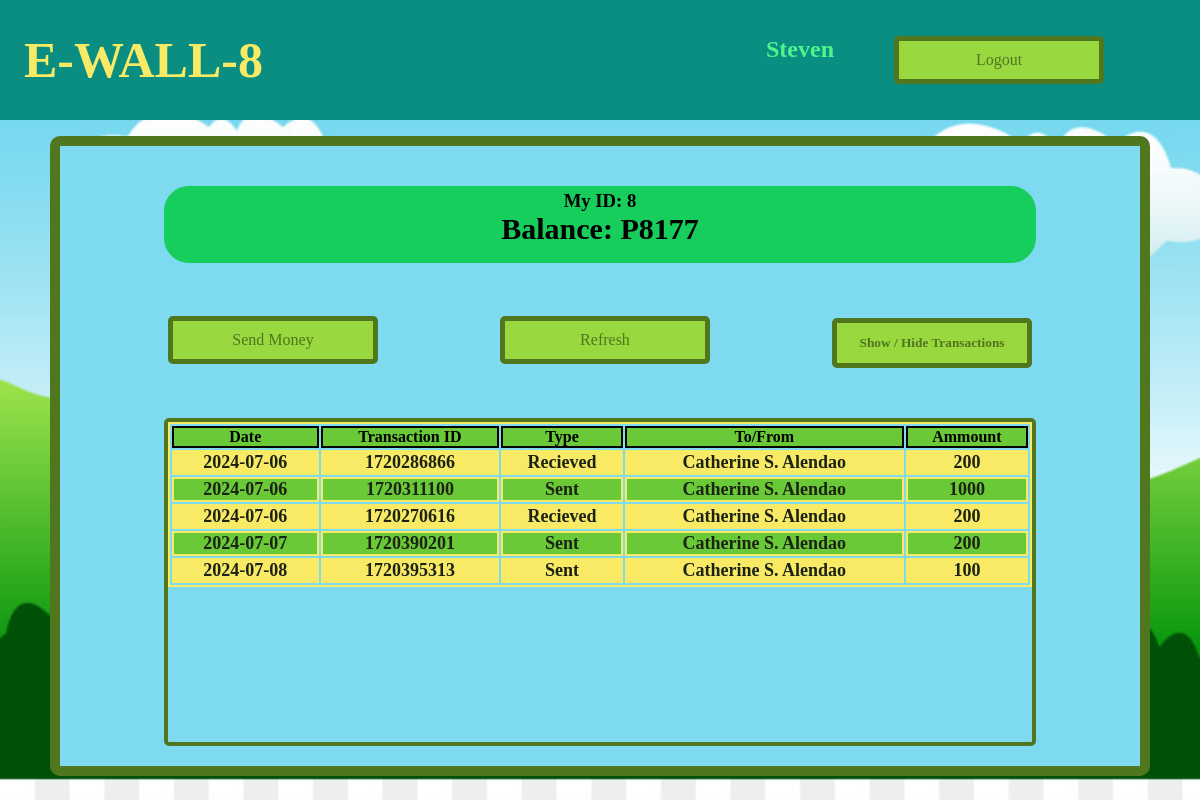
The app's page /view/home.php?user=steve (signed in) with its own data.
### tables this page shows
CREATE TABLE `transactions` (
  `ID` int(11) NOT NULL,
  `recieverID` int(11) DEFAULT NULL,
  `senderID` int(11) DEFAULT NULL,
  `type` varchar(255) DEFAULT NULL,
  `receiverFullName` varchar(255) DEFAULT NULL,
  `senderFullName` varchar(255) DEFAULT NULL,
  `Date` date DEFAULT NULL,
  `Ammount` float DEFAULT NULL,
  `transactionID` int(11) DEFAULT NULL
);

### view/home.php (the view, shortened to what this page needs)
<html lang="en">
<head>
</head>
<body>
    <header>
        <div>
        <h1>E-WALL-8</h1>
    </div>
        <div>
            <?php
            echo "<h2>" . $_SESSION['Fname'] . "</h2>";
            ?>
            <a href="../controller/logout.php" >Logout</a>
        </div>
    </header>
    <section id="container" class="container">
        <div class="subdiv">
                <div class="balance">
                   <?php
                echo "<h3>My ID: " . $_SESSION['ID'] . "</h3>";
                echo "<h4>Balance: P" . $_SESSION['Balance'] . "</h4>";
                ?>
                </div>
                <div class="transactionButtonDiv">
                    <a href="./send.php">Send Money</a>
                    <a href="../controller/refresh.php">Refresh</a>
                    <button type="button" id="toggleTransactions">Show / Hide Transactions</button>
                </div>
               <div class="recentTransactionDiv">
                    <table class="recentTransactionTable" >
                        <tr><th>Date</th><th>Transaction ID</th><th>Type</th><th>To/From</th><th>Ammount</th></tr>
                      <?php
                        include "../controller/conn.php";
                        $userID = $_SESSION['ID'];
                        $res = $conn->query("SELECT * FROM transactions WHERE recieverID = $userID OR senderID = $userID");
                        if($res->num_rows > 0 ){
                            while($row = $res->fetch_assoc()){
                                if($row['recieverID'] == $userID){
                                echo "<tr><td>" . $row['Date'] . "</td><td>" . $row["transactionID"]  . "</td><td>" . "Recieved" . "</td><td>" . $row["senderFullName"] . "</td><td>" . $row["Ammount"] . "</td></tr>";
                            }else {
                                echo "<tr><td>" . $row['Date'] . "</td><td>" . $row["transactionID"]  . "</td><td>" . "Sent" . "</td><td>" . $row["receiverFullName"] . "</td><td>" . $row["Ammount"] . "</td></tr>";
                            }
                        }
                        }
                      ?>
                    </table>
                </div>
                </div>
    </section>
</body>
</html>

### view/home.php (style rules this page uses)
* { margin: 0; padding: 0; font-family:cursive; text-decoration: none; }
body { background: url("../assets/bg.jpg"); background-position: 0; background-size: cover; background-repeat: no-repeat; }
header { background-color: #0A8E81; width: 90%; height: 15%; display: flex; justify-content: space-between; align-items: center; padding-left: 2%; padding-right: 9%; }
header div { display: flex; flex-direction: row; gap: 60px; }
h2 { color: #4ef58e; font-weight: 900; }
h1 { color:#F8EA65; font-size: 50px; }
h4 { font-weight: 900; font-size: 30px; }
a { text-align: center; padding-top:10px; width: 200px; height: 28px; background-color:#99D83E; border: solid 5px #50761E; border-radius: 5px; color: #50761E; font-weight:500; }
.container { margin-top: 3%; height: 75%; width: 100%; display: flex; justify-content: center; align-items: center; }
.container .subdiv { background-color : #7EDAEF; border: solid 10px #50761E; border-radius: 10px; width: 90%; height: 100%; display: flex; justify-content: center; align-items: center; flex-direction: column; gap: 50px; padding-bottom: 20px; }
.subdiv div { width: 80%; }
.recentTransactionDiv { width: 80%; height: 70%; overflow-y: scroll; border: solid 4px #50761E; border-radius: 5px; }
.recentTransactionTable { border: solid 2px #F8EA65; width: 100%; }
td { text-align: center; border: solid 2px #F8EA65; color: #1c2214; font-weight: 800; font-size: large; }
th { position: sticky; top: 0; z-index: 1; background-color: #6AC937; border: solid 2px #000000; }
tr { background-color: #F8EA65 ; }
tr:nth-child(odd) { background-color: #6AC937; }
button { width: 200px; height: 50px; border:solid 5px #50761E; background-color:#99D83E; margin-top: 5px; border: solid 5px #50761E; border-radius: 5px; color: #50761E; font-weight:900; border-radius: 5px; font-weight: 900; }
.transactionButtonDiv { display: flex; align-items: center; justify-content: space-between ; }
.balance { margin-top: 40px; width: 50px; text-align: center; border:solid 4px #17ce5d; background-color: #17ce5d; border-radius: 25px; height: 15%; }

### records on screen
transactions: Date "2024-07-06", transactionID "1720286866", senderFullName "Catherine S. Alendao", Ammount "200"
transactions: Date "2024-07-06", transactionID "1720311100", receiverFullName "Catherine S. Alendao", Ammount "1000"
transactions: Date "2024-07-06", transactionID "1720270616", senderFullName "Catherine S. Alendao", Ammount "200"
transactions: Date "2024-07-07", transactionID "1720390201", receiverFullName "Catherine S. Alendao", Ammount "200"
transactions: Date "2024-07-08", transactionID "1720395313", receiverFullName "Catherine S. Alendao", Ammount "100"

### other values on screen
$_SESSION['Fname'] "Steven"
$_SESSION['ID'] "8"
$_SESSION['Balance'] "8177"
